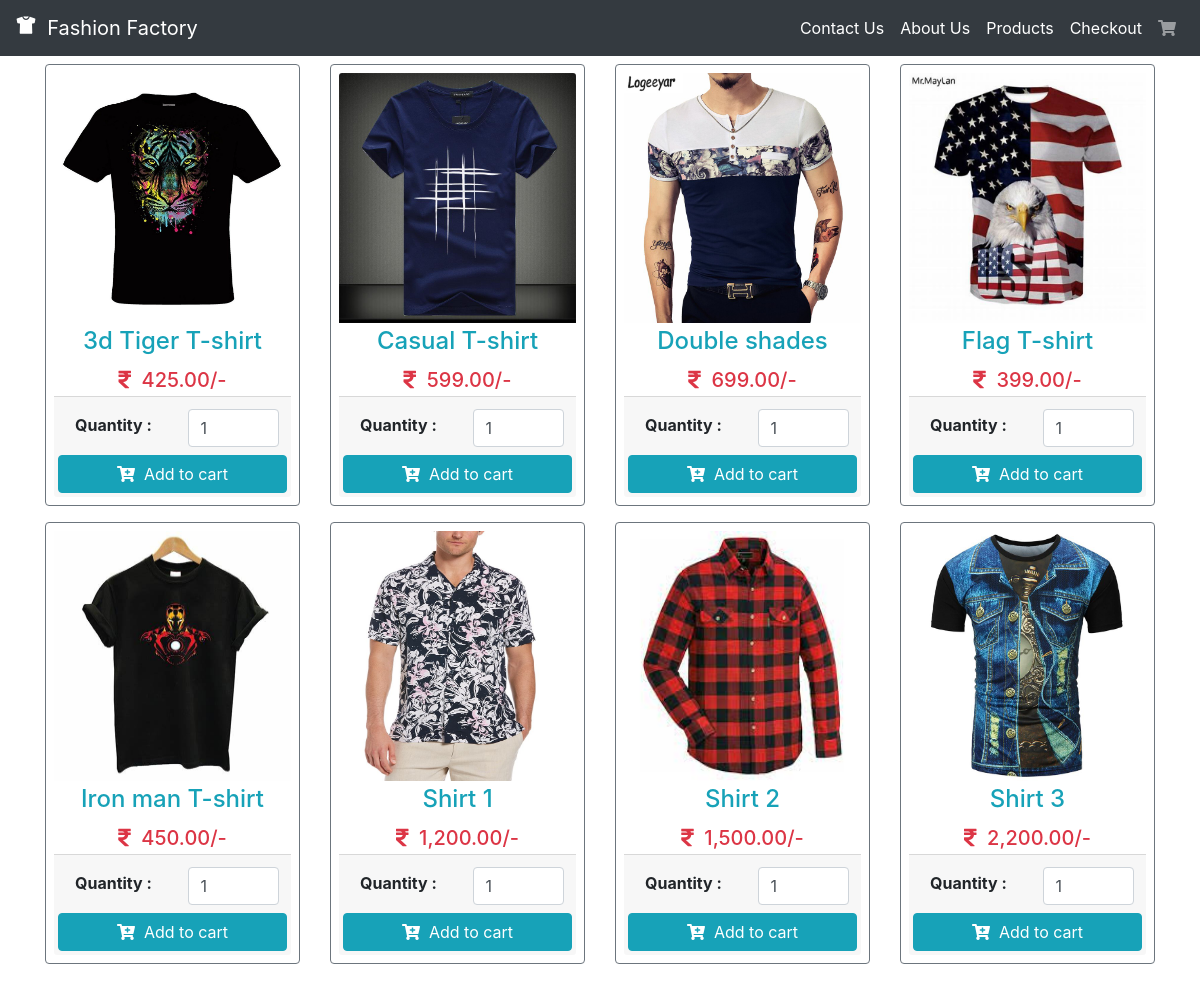
The page / on the database its author committed.
### tables this page shows
CREATE TABLE `product` (
  `id` int(11) NOT NULL,
  `product_name` varchar(255) NOT NULL,
  `product_price` varchar(100) NOT NULL,
  `product_qty` int(11) NOT NULL DEFAULT 1,
  `product_image` varchar(255) NOT NULL,
  `product_code` varchar(50) NOT NULL
);

### index.php (the view, shortened to what this page needs)
<!DOCTYPE html>
<html lang="en">
<head>
  <link rel='stylesheet' href='https://cdnjs.cloudflare.com/ajax/libs/twitter-bootstrap/4.5.2/css/bootstrap.min.css' />
  <link rel='stylesheet' href='https://cdnjs.cloudflare.com/ajax/libs/font-awesome/5.9.0/css/all.min.css' />
</head>
<body>
  <nav class="navbar navbar-expand-md bg-dark navbar-dark">
    <a class="navbar-brand" href="index.php"><ion-icon name="shirt"></ion-icon>&nbsp;&nbsp;Fashion Factory</a>
    <div class="collapse navbar-collapse" id="collapsibleNavbar">
      <ul class="navbar-nav ml-auto">
        <li class="nav-item">
          <a class="nav-link active" href="contact.php">Contact Us</a>
        </li>
        <li class="nav-item">
          <a class="nav-link active" href="about.php">About Us</a>
        </li>
        <li class="nav-item">
          <a class="nav-link active" href="index.php">Products</a>
        </li>
        <li class="nav-item">
          <a class="nav-link active" href="checkout.php">Checkout</a>
        </li>
        <li class="nav-item">
          <a class="nav-link" href="cart.php"><i class="fas fa-shopping-cart"></i> <span id="cart-item" class="badge badge-danger"></span></a>
        </li>
      </ul>
    </div>
  </nav>
  <div class="container">
    <div class="row mt-2 pb-3">
      <?php
  			include 'config.php';
  			$stmt = $conn->prepare('SELECT * FROM product');
  			$stmt->execute();
  			$result = $stmt->get_result();
  			while ($row = $result->fetch_assoc()):
  		?>
      <div class="col-sm-6 col-md-4 col-lg-3 mb-2">
        <div class="card-deck">
          <div class="card p-2 border-secondary mb-2">
            <img src="<?= $row['product_image'] ?>" class="card-img-top" height="250">
            <div class="card-body p-1">
              <h4 class="card-title text-center text-info"><?= $row['product_name'] ?></h4>
              <h5 class="card-text text-center text-danger"><i class="fas fa-rupee-sign"></i>&nbsp;&nbsp;<?= number_format($row['product_price'],2) ?>/-</h5>
            </div>
            <div class="card-footer p-1">
              <form action="" class="form-submit">
                <div class="row p-2">
                  <div class="col-md-6 py-1 pl-4">
                    <b>Quantity : </b>
                  </div>
                  <div class="col-md-6">
                    <input type="number" class="form-control pqty" value="<?= $row['product_qty'] ?>">
                  </div>
                </div>
                <button class="btn btn-info btn-block addItemBtn"><i class="fas fa-cart-plus"></i>&nbsp;&nbsp;Add to
                  cart</button>
              </form>
            </div>
          </div>
        </div>
      </div>
      <?php endwhile; ?>
    </div>
  </div>
</body>
</html>

### rows shown on the page
product: product_image (picture), product_name "3d Tiger T-shirt", product_price "425.00", product_qty "1"
product: product_image (picture), product_name "Casual T-shirt", product_price "599.00", product_qty "1"
product: product_image (picture), product_name "Double shades", product_price "699.00", product_qty "1"
product: product_image (picture), product_name "Flag T-shirt", product_price "399.00", product_qty "1"
product: product_image (picture), product_name "Iron man T-shirt", product_price "450.00", product_qty "1"
product: product_image (picture), product_name "Shirt 1", product_price "1,200.00", product_qty "1"
product: product_image (picture), product_name "Shirt 2", product_price "1,500.00", product_qty "1"
product: product_image (picture), product_name "Shirt 3", product_price "2,200.00", product_qty "1"
